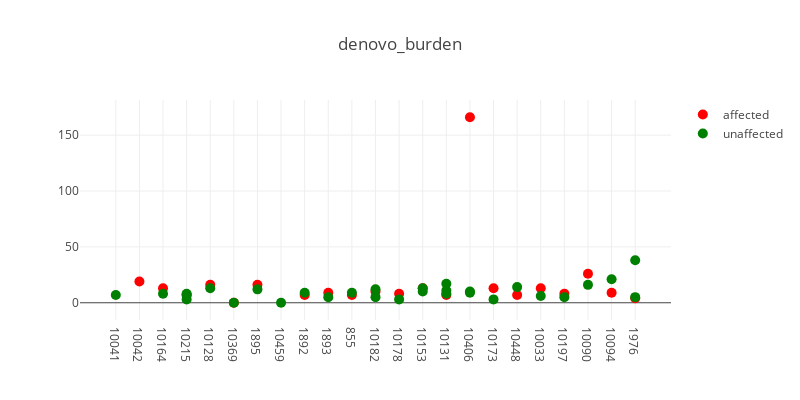
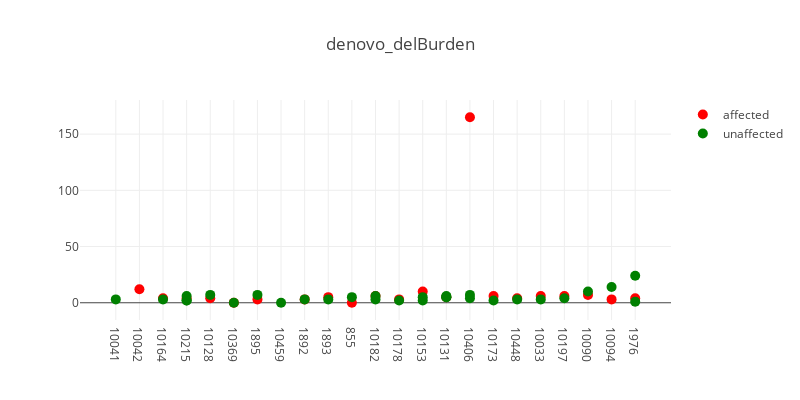
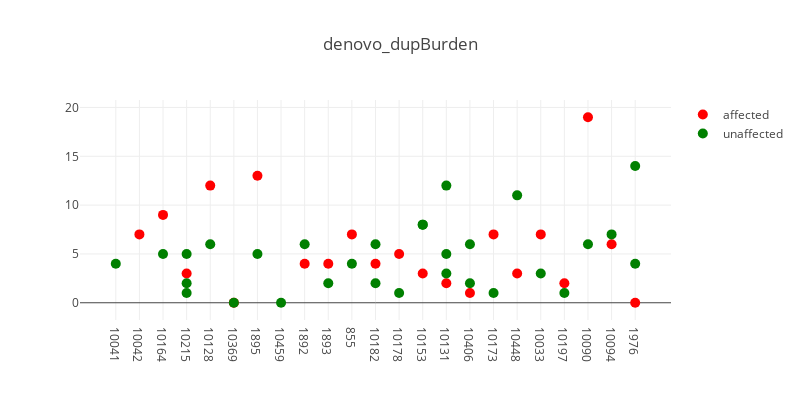
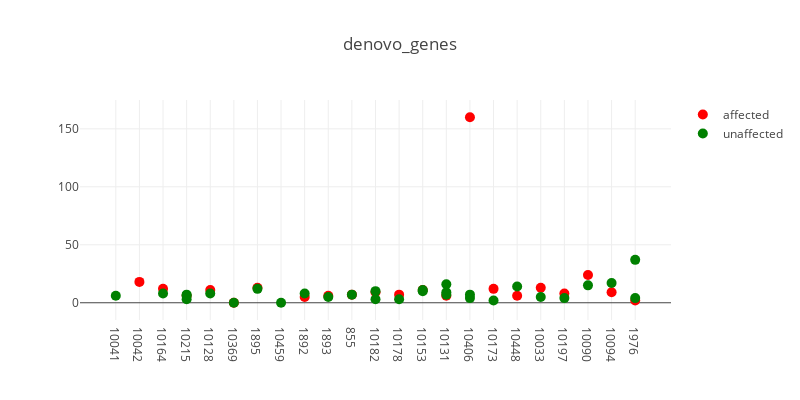

Here is the notebook cell these charts were saved with, in order:
### Code cell
import glob

data_dir = '/home/sudregp/data/cnv/xhmm/'
files = glob.glob(data_dir + '/denovo*cnv.indiv')
for f in files:
    t_str = '.'.join(f.split('/')[-1].split('.')[:-2])
    plot_plink_cnvs(f, t_str, verbose=True)

### Figure 1 — Plotly figure (JSON) as saved in the notebook; plotly's stock layout.template omitted (floating-point values rounded to 4 significant figures)
{"data": [{"hoverinfo": "text+y", "marker": {"color": "red", "size": 10}, "mode": "markers", "name": "affected", "showlegend": true, "text": ["CLIA_400126", "CLIA_400122", "CLIA_400125", "CLIA_400153", "CCGO_800980", "CLIA_400132", "CLIA_400134", "CLIA_400163", "CLIA_400216", "CLIA_400121", "CLIA_400131", "CLIA_400128", "CLIA_400140", "CLIA_400178", "CLIA_400149", "CLIA_400205", "CLIA_400127", "CLIA_400129", "CLIA_400123", "CLIA_400130", "CLIA_400204"], "type": "scatter", "x": [1, 2, 3, 4, 5, 6, 8, 9, 10, 11, 12, 13, 14, 15, 16, 17, 18, 19, 20, 21, 22], "y": [19, 13, 7, 16, 0, 16, 7, 9, 7, 10, 8, 13, 7, 166, 13, 7, 13, 8, 26, 9, 4]}, {"hoverinfo": "text+y", "hovertext": ["CLIA_400155", "CLIA_400135", "CLIA_400191", "CLIA_400189", "CLIA_400193", "CLIA_400152", "CCGO_800979", "CLIA_400158", "CLIA_400209", "CLIA_400175", "CLIA_400162", "CLIA_400133", "CLIA_400170", "CLIA_400172", "CLIA_400159", "CLIA_400210", "CLIA_400212", "CLIA_400138", "CLIA_400139", "CLIA_400142", "CLIA_400179", "CLIA_400180", "CLIA_400148", "CLIA_400200", "CLIA_400166", "CLIA_400181", "CLIA_400195", "CLIA_400144", "CLIA_400203", "CLIA_400201"], "marker": {"color": "green", "size": 10}, "mode": "markers", "name": "unaffected", "showlegend": true, "type": "scatter", "x": [0, 2, 3, 3, 3, 4, 5, 6, 7, 8, 9, 10, 11, 11, 12, 13, 13, 14, 14, 14, 15, 15, 16, 17, 18, 19, 20, 21, 22, 22], "y": [7, 8, 7, 3, 8, 13, 0, 12, 0, 9, 5, 9, 12, 5, 3, 13, 10, 8, 17, 11, 10, 9, 3, 14, 6, 5, 16, 21, 38, 5]}], "layout": {"height": 400, "hovermode": "closest", "title": "denovo_burden", "width": 800, "xaxis1": {"ticktext": ["10041", "10042", "10164", "10215", "10128", "10369", "1895", "10459", "1892", "1893", "855", "10182", "10178", "10153", "10131", "10406", "10173", "10448", "10033", "10197", "10090", "10094", "1976"], "tickvals": [0, 1, 2, 3, 4, 5, 6, 7, 8, 9, 10, 11, 12, 13, 14, 15, 16, 17, 18, 19, 20, 21, 22], "zeroline": false}}}

### Figure 2 — Plotly figure (JSON) as saved in the notebook; plotly's stock layout.template omitted (floating-point values rounded to 4 significant figures)
{"data": [{"hoverinfo": "text+y", "marker": {"color": "red", "size": 10}, "mode": "markers", "name": "affected", "showlegend": true, "text": ["CLIA_400126", "CLIA_400122", "CLIA_400125", "CLIA_400153", "CCGO_800980", "CLIA_400132", "CLIA_400134", "CLIA_400163", "CLIA_400216", "CLIA_400121", "CLIA_400131", "CLIA_400128", "CLIA_400140", "CLIA_400178", "CLIA_400149", "CLIA_400205", "CLIA_400127", "CLIA_400129", "CLIA_400123", "CLIA_400130", "CLIA_400204"], "type": "scatter", "x": [1, 2, 3, 4, 5, 6, 8, 9, 10, 11, 12, 13, 14, 15, 16, 17, 18, 19, 20, 21, 22], "y": [12, 4, 4, 4, 0, 3, 3, 5, 0, 6, 3, 10, 5, 165, 6, 4, 6, 6, 7, 3, 4]}, {"hoverinfo": "text+y", "hovertext": ["CLIA_400155", "CLIA_400135", "CLIA_400191", "CLIA_400189", "CLIA_400193", "CLIA_400152", "CCGO_800979", "CLIA_400158", "CLIA_400209", "CLIA_400175", "CLIA_400162", "CLIA_400133", "CLIA_400170", "CLIA_400172", "CLIA_400159", "CLIA_400210", "CLIA_400212", "CLIA_400138", "CLIA_400139", "CLIA_400142", "CLIA_400179", "CLIA_400180", "CLIA_400148", "CLIA_400200", "CLIA_400166", "CLIA_400181", "CLIA_400195", "CLIA_400144", "CLIA_400203", "CLIA_400201"], "marker": {"color": "green", "size": 10}, "mode": "markers", "name": "unaffected", "showlegend": true, "type": "scatter", "x": [0, 2, 3, 3, 3, 4, 5, 6, 7, 8, 9, 10, 11, 11, 12, 13, 13, 14, 14, 14, 15, 15, 16, 17, 18, 19, 20, 21, 22, 22], "y": [3, 3, 2, 2, 6, 7, 0, 7, 0, 3, 3, 5, 6, 3, 2, 5, 2, 5, 5, 6, 4, 7, 2, 3, 3, 4, 10, 14, 24, 1]}], "layout": {"height": 400, "hovermode": "closest", "title": "denovo_delBurden", "width": 800, "xaxis1": {"ticktext": ["10041", "10042", "10164", "10215", "10128", "10369", "1895", "10459", "1892", "1893", "855", "10182", "10178", "10153", "10131", "10406", "10173", "10448", "10033", "10197", "10090", "10094", "1976"], "tickvals": [0, 1, 2, 3, 4, 5, 6, 7, 8, 9, 10, 11, 12, 13, 14, 15, 16, 17, 18, 19, 20, 21, 22], "zeroline": false}}}

### Figure 3 — Plotly figure (JSON) as saved in the notebook; plotly's stock layout.template omitted (floating-point values rounded to 4 significant figures)
{"data": [{"hoverinfo": "text+y", "marker": {"color": "red", "size": 10}, "mode": "markers", "name": "affected", "showlegend": true, "text": ["CLIA_400126", "CLIA_400122", "CLIA_400125", "CLIA_400153", "CCGO_800980", "CLIA_400132", "CLIA_400134", "CLIA_400163", "CLIA_400216", "CLIA_400121", "CLIA_400131", "CLIA_400128", "CLIA_400140", "CLIA_400178", "CLIA_400149", "CLIA_400205", "CLIA_400127", "CLIA_400129", "CLIA_400123", "CLIA_400130", "CLIA_400204"], "type": "scatter", "x": [1, 2, 3, 4, 5, 6, 8, 9, 10, 11, 12, 13, 14, 15, 16, 17, 18, 19, 20, 21, 22], "y": [7, 9, 3, 12, 0, 13, 4, 4, 7, 4, 5, 3, 2, 1, 7, 3, 7, 2, 19, 6, 0]}, {"hoverinfo": "text+y", "hovertext": ["CLIA_400155", "CLIA_400135", "CLIA_400191", "CLIA_400189", "CLIA_400193", "CLIA_400152", "CCGO_800979", "CLIA_400158", "CLIA_400209", "CLIA_400175", "CLIA_400162", "CLIA_400133", "CLIA_400170", "CLIA_400172", "CLIA_400159", "CLIA_400210", "CLIA_400212", "CLIA_400138", "CLIA_400139", "CLIA_400142", "CLIA_400179", "CLIA_400180", "CLIA_400148", "CLIA_400200", "CLIA_400166", "CLIA_400181", "CLIA_400195", "CLIA_400144", "CLIA_400203", "CLIA_400201"], "marker": {"color": "green", "size": 10}, "mode": "markers", "name": "unaffected", "showlegend": true, "type": "scatter", "x": [0, 2, 3, 3, 3, 4, 5, 6, 7, 8, 9, 10, 11, 11, 12, 13, 13, 14, 14, 14, 15, 15, 16, 17, 18, 19, 20, 21, 22, 22], "y": [4, 5, 5, 1, 2, 6, 0, 5, 0, 6, 2, 4, 6, 2, 1, 8, 8, 3, 12, 5, 6, 2, 1, 11, 3, 1, 6, 7, 14, 4]}], "layout": {"height": 400, "hovermode": "closest", "title": "denovo_dupBurden", "width": 800, "xaxis1": {"ticktext": ["10041", "10042", "10164", "10215", "10128", "10369", "1895", "10459", "1892", "1893", "855", "10182", "10178", "10153", "10131", "10406", "10173", "10448", "10033", "10197", "10090", "10094", "1976"], "tickvals": [0, 1, 2, 3, 4, 5, 6, 7, 8, 9, 10, 11, 12, 13, 14, 15, 16, 17, 18, 19, 20, 21, 22], "zeroline": false}}}

### Figure 4 — Plotly figure (JSON) as saved in the notebook; plotly's stock layout.template omitted (floating-point values rounded to 4 significant figures)
{"data": [{"hoverinfo": "text+y", "marker": {"color": "red", "size": 10}, "mode": "markers", "name": "affected", "showlegend": true, "text": ["CLIA_400126", "CLIA_400122", "CLIA_400125", "CLIA_400153", "CCGO_800980", "CLIA_400132", "CLIA_400134", "CLIA_400163", "CLIA_400216", "CLIA_400121", "CLIA_400131", "CLIA_400128", "CLIA_400140", "CLIA_400178", "CLIA_400149", "CLIA_400205", "CLIA_400127", "CLIA_400129", "CLIA_400123", "CLIA_400130", "CLIA_400204"], "type": "scatter", "x": [1, 2, 3, 4, 5, 6, 8, 9, 10, 11, 12, 13, 14, 15, 16, 17, 18, 19, 20, 21, 22], "y": [18, 12, 6, 11, 0, 13, 5, 6, 7, 9, 7, 11, 6, 160, 12, 6, 13, 8, 24, 9, 2]}, {"hoverinfo": "text+y", "hovertext": ["CLIA_400155", "CLIA_400135", "CLIA_400191", "CLIA_400189", "CLIA_400193", "CLIA_400152", "CCGO_800979", "CLIA_400158", "CLIA_400209", "CLIA_400175", "CLIA_400162", "CLIA_400133", "CLIA_400170", "CLIA_400172", "CLIA_400159", "CLIA_400210", "CLIA_400212", "CLIA_400138", "CLIA_400139", "CLIA_400142", "CLIA_400179", "CLIA_400180", "CLIA_400148", "CLIA_400200", "CLIA_400166", "CLIA_400181", "CLIA_400195", "CLIA_400144", "CLIA_400203", "CLIA_400201"], "marker": {"color": "green", "size": 10}, "mode": "markers", "name": "unaffected", "showlegend": true, "type": "scatter", "x": [0, 2, 3, 3, 3, 4, 5, 6, 7, 8, 9, 10, 11, 11, 12, 13, 13, 14, 14, 14, 15, 15, 16, 17, 18, 19, 20, 21, 22, 22], "y": [6, 8, 6, 3, 7, 8, 0, 12, 0, 8, 5, 7, 10, 3, 3, 11, 10, 7, 16, 9, 7, 4, 2, 14, 5, 4, 15, 17, 37, 4]}], "layout": {"height": 400, "hovermode": "closest", "title": "denovo_genes", "width": 800, "xaxis1": {"ticktext": ["10041", "10042", "10164", "10215", "10128", "10369", "1895", "10459", "1892", "1893", "855", "10182", "10178", "10153", "10131", "10406", "10173", "10448", "10033", "10197", "10090", "10094", "1976"], "tickvals": [0, 1, 2, 3, 4, 5, 6, 7, 8, 9, 10, 11, 12, 13, 14, 15, 16, 17, 18, 19, 20, 21, 22], "zeroline": false}}}
